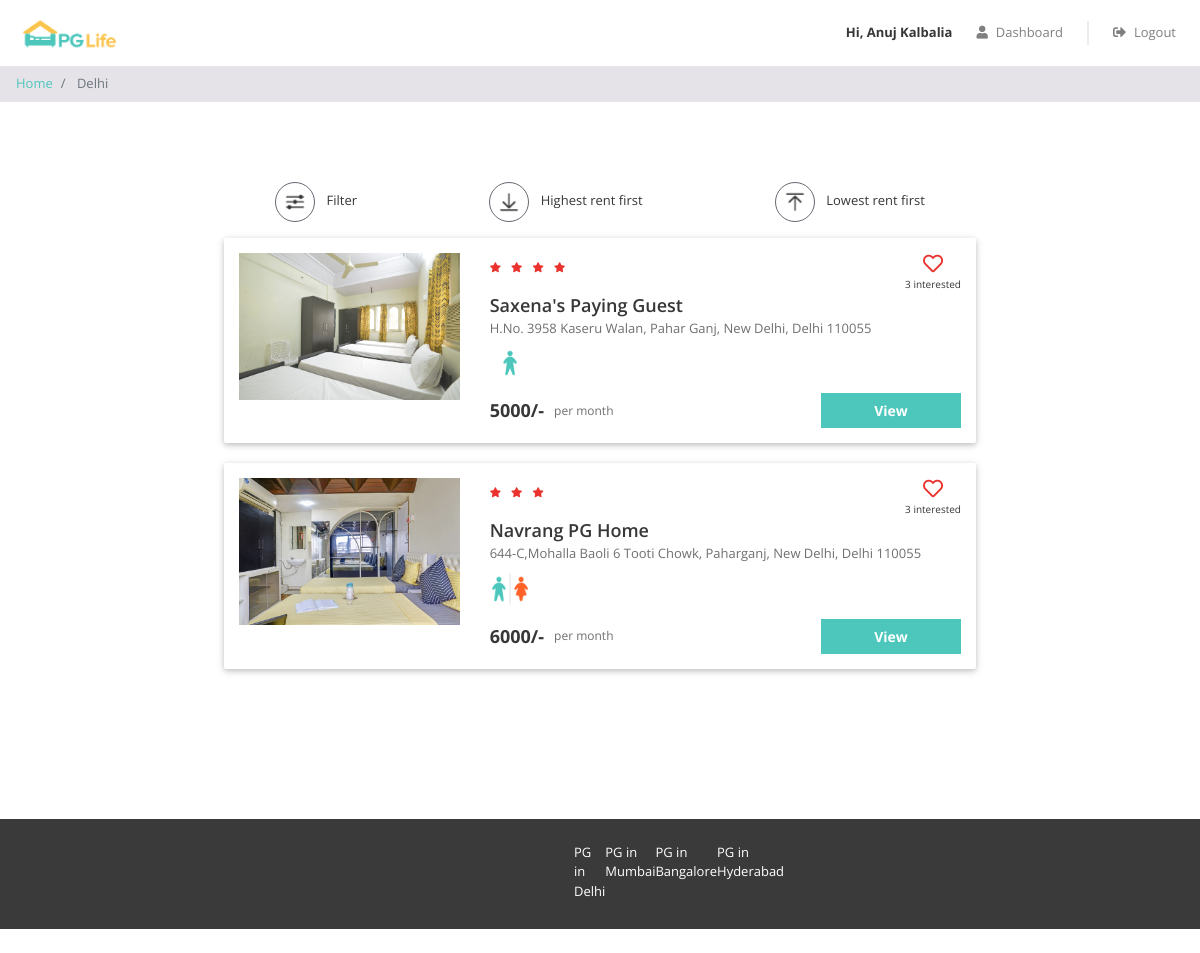
The app's page /property_list.php?city=Delhi (signed in) with its own data.
### tables this page shows
CREATE TABLE IF NOT EXISTS `properties` (
  `id` int(11) NOT NULL AUTO_INCREMENT,
  `city_id` int(11) NOT NULL,
  `name` varchar(100) NOT NULL,
  `address` varchar(255) NOT NULL,
  `description` longtext NOT NULL,
  `gender` enum('male','female','unisex') NOT NULL,
  `rent` int(11) NOT NULL,
  `rating_clean` float(2,1) NOT NULL,
  `rating_food` float(2,1) NOT NULL,
  `rating_safety` float(2,1) NOT NULL,
  PRIMARY KEY (`id`),
  KEY `city_id` (`city_id`),
  CONSTRAINT `properties_ibfk_1` FOREIGN KEY (`city_id`) REFERENCES `cities` (`id`)
);

### property_list.php (the view, shortened to what this page needs)
<?php
    require "includes/database.php";
    $city_name = $_GET["city"];
    $sql_1 = "SELECT * FROM cities WHERE name = '$city_name'";
    $result_1 = mysqli_query($conn, $sql_1);
    $city = mysqli_fetch_assoc($result_1);
    if ($city) {
        $city_id = $city['id'];
        $sql_2 = "SELECT * FROM properties WHERE city_id = $city_id";
        $result_2 = mysqli_query($conn, $sql_2);
        $properties = mysqli_fetch_all($result_2, MYSQLI_ASSOC);
        $sql_3 = "SELECT *
            FROM interested_users_properties iup
            INNER JOIN properties p ON iup.property_id = p.id
            WHERE p.city_id = $city_id";
        $result_3 = mysqli_query($conn, $sql_3);
        $interested_users_properties = mysqli_fetch_all($result_3, MYSQLI_ASSOC);
    }
?>
<!DOCTYPE html>
<html lang="en">
<head>
    <link href="css/bootstrap.min.css" rel="stylesheet" />
    <link href="https://use.fontawesome.com/releases/v5.11.2/css/all.css" rel="stylesheet" />
    <link href="css/common.css" rel="stylesheet" />
    <link href="css/property_list.css" rel="stylesheet" />
</head>
<body>
    <?php
        include "includes/header.php";
    ?>
    <nav aria-label="breadcrumb">
        <ol class="breadcrumb py-2">
            <li class="breadcrumb-item">
                <a href="index.php">Home</a>
            </li>
            <li class="breadcrumb-item active" aria-current="page">
                <?php echo $_GET['city']; ?>
            </li>
        </ol>
    </nav>
    <div class="page-container">
        <div class="filter-bar row justify-content-around">
            <div class="col-auto" data-toggle="modal" data-target="#filter-modal">
                <img src="img/filter.png" alt="filter" />
                <span>Filter</span>
            </div>
            <div class="col-auto">
                <img src="img/desc.png" alt="sort-desc" />
                <span>Highest rent first</span>
            </div>
            <div class="col-auto">
                <img src="img/asc.png" alt="sort-asc" />
                <span>Lowest rent first</span>
            </div>
        </div>
        <?php
            if (!$city) {
            ?>
                <div class="no-property-container">
                    <p>Sorry! We do not have any PG listed in this city.</p>
                </div>
            <?php
                } else {
                foreach ($properties as $property) {
                    $property_images = glob("img/properties/".$property['id']."/*");
            ?>
                <div class="property-card propert-id-<?php echo $property['id'] ?> row">
                    <div class="image-container col-md-4">
                        <img src="<?php echo $property_images[0] ?>" />
                    </div>
                    <div class="content-container col-md-8">
                        <div class="row no-gutters justify-content-between">
                            <?php
                                $total_rating = ($property['rating_clean'] + $property['rating_food'] + $property['rating_safety']) / 3;
                                $avg_rating = round($total_rating, 1);
                            ?>
                            <div class="star-container" title= <?php echo $avg_rating ?> >
                                <?php for($i = 0; $i < round($avg_rating, 0, PHP_ROUND_HALF_DOWN); $i++) { ?>
                                    <i class="fas fa-star"></i>
                                <?php } ?>
                            </div>
                            <div class="interested-container">
                                <i class="far fa-heart" onclick = "toggleLike(this)"></i>
                                <?php $count = 0;
                                    for($i = 0; $i < count($interested_users_properties); $i++){
                                        if ($interested_users_properties[$i]['property_id'] == $property['id'] ){
                                            $count++;
                                        }
                                    }
                                ?>
                                <div class="interested-text"><?php echo $count ?> interested</div>
                            </div>
                        </div>
                        <div class="detail-container">
                            <div class="property-name"><?php echo $property['name'] ?></div>
                            <div class="property-address"><?php echo $property['address'] ?></div>
                            <div class="property-gender">
                                <img src="img/<?php echo $property['gender'] ?>.png" />
                            </div>
                        </div>
                        <div class="row no-gutters">
                            <div class="rent-container col-6">
                                <div class="rent"><?php echo $property['rent'] ?>/-</div>
                                <div class="rent-unit">per month</div>
                            </div>
                            <div class="button-container col-6">
                                <a href="property_detail.php?city=<?php echo $_GET['city']; ?>& name=<?php echo $property['name'] ?>" class="btn btn-primary">View</a>
                            </div>
                        </div>
                    </div>
                </div>
        <?php }
            }
        ?>
    </div>
    <?php
        include "includes/footer.php";
    ?>
</body>
</html>

### css/common.css (style rules this page uses)
* { box-sizing: border-box; font-family: 'Open Sans', sans-serif; }
body { color: #373737; font-size: 16px; position: relative; }
.btn-primary, .btn-warning, .btn-danger { color: white; font-weight: bold; }
.breadcrumb { background-color: #e5e3e8; font-size: 13px; border-radius: 0px; margin-bottom: 0px; }
.page-container { max-width: 800px; padding: 80px 24px; margin: auto; min-height: 717px; }

### css/property_list.css (style rules this page uses)
.filter-bar > div { cursor: pointer; font-size: 13px; text-align: center; margin-bottom: 16px; }
.filter-bar img { width: 40px; height: 40px; border-radius: 40px; border: 1px solid #646870; padding: 6px; margin-right: 8px; }
.property-card { background-color: #ffffff; border-radius: 2px; padding: 15px 0px; margin: 0px auto 20px; box-shadow: 0 2px 5px 0 rgba(0, 0, 0, 0.16), 0 2px 10px 0 rgba(0, 0, 0, 0.12); }
.image-container { text-align: center; }
.image-container img { width: 100%; max-width: 300px; }
.star-container i { color: #EA322E; font-size: 10px; margin-right: 6px; }
.interested-container { text-align: center; }
.interested-container i { color: #EA322E; font-size: 20px; cursor: pointer; }
.interested-text { font-size: 10px; }
.detail-container { padding-bottom: 10px; }
.property-name { font-size: 18px; font-weight: 600; }
.property-address { color: #6f6f6f; font-size: 13px; padding-bottom: 5px; }
.property-gender img { width: 40px; }
.rent-container { display: flex; align-items: center; }
.rent { font-size: 18px; font-weight: bold; padding-right: 10px; }
.rent-unit { color: #6f6f6f; font-size: 12px; }
.button-container .btn { font-size: 14px; border-radius: 0px; width: 140px; float: right; }

### records on screen
properties: shows a picture, count "3", name "Saxena's Paying Guest", address "H.No. 3958 Kaseru Walan, Pahar Ganj, New Delhi, Delhi 110055", gender (picture), rent "5000"
properties: shows a picture, count "3", name "Navrang PG Home", address "644-C,Mohalla Baoli 6 Tooti Chowk, Paharganj, New Delhi, Delhi 110055", gender (picture), rent "6000"

### other values on screen
$_SESSION["full_name"] "Anuj Kalbalia"
$_GET['city'] "Delhi"
